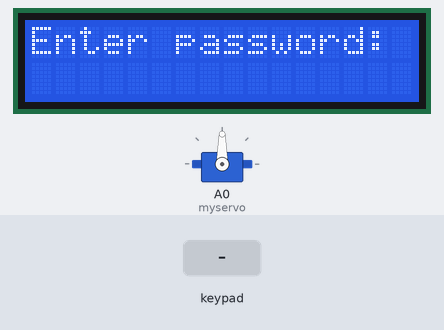
Recording of a sketch running on a simulated Arduino Uno, built with avr-gcc and run on an emulated ATmega328P. Shown: 16×2 character LCD, servo. Inputs (shaded band) come from the test bench. EEPROM starts erased.

Above: at 3.2 s.
3.3 s: keypad keys 1 3 1 0 9 8 pressed 0.4 s apart
At 7.0 s:
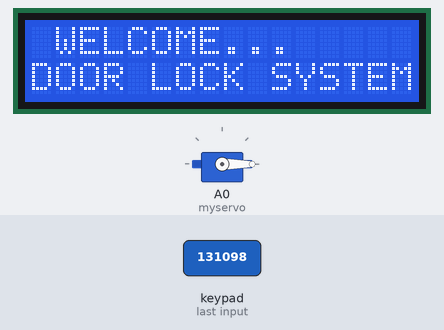
7.2 s: key 'A' pressed
10.2 s: key 'B' pressed
At 11.0 s:
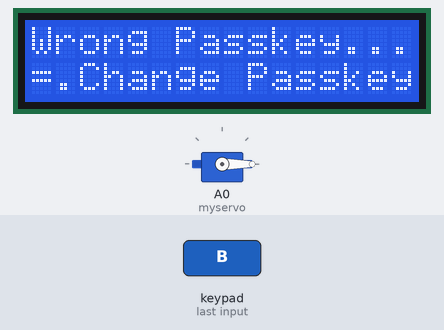
12.0 s: keypad keys 1 3 9 7 2 2 # pressed 0.4 s apart
At 16.2 s:
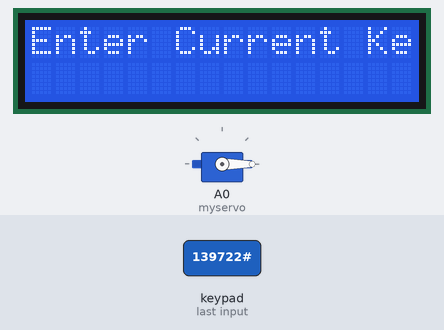
16.5 s: keypad keys 1 3 1 0 9 8 D pressed 0.4 s apart
At 18.7 s:
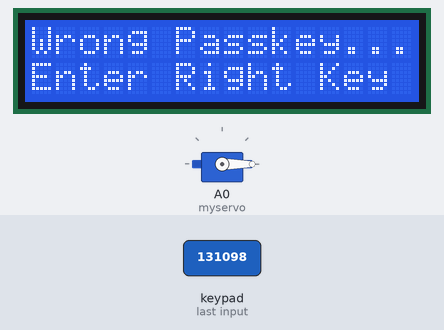
20.9 s: key 'C' pressed
At 22.1 s:
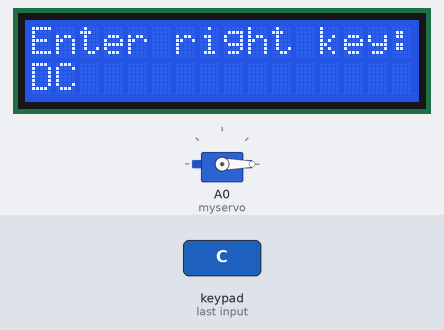
Timing chart, 0 to 23.6 s (numbered marks = the images above; inputs shaded):
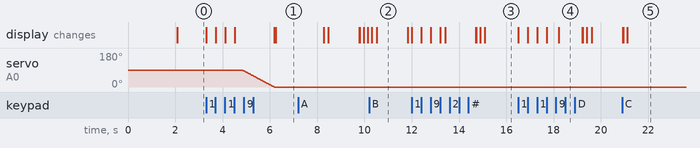

Measured:
- after the input at 3.3 s, servo on A0 (myservo): moves from 90° to 0° over 1.4 s, starting after 1.5 s; the display: first changes at once (image 1 shows a later state)
- after the input at 10.2 s, the display: first changes after 0.12 s (image 2 shows a later state)
- after the input at 12.0 s, the display: first changes at once (image 3 shows a later state)
- after the input at 16.5 s, the display: first changes at once (image 4 shows a later state)
- after the input at 20.9 s, the display: first differs from a run without the input after 0.21 s (image 5)
- what the display in image 2 shows lasts 1.3 s, from 10.5 s to 11.8 s

The sketch:

passwordbased_door_lock_system.ino
```cpp
#include<Keypad.h>
#include<LiquidCrystal.h>
#include<EEPROM.h>
#include <Servo.h>

Servo myservo;

int pos = 0;

LiquidCrystal lcd(11, 12, 2, 3, 4, 5);
char password[100];
char pass[100], pass1[100];
int i = 0;
char customKey = 0;
const byte ROWS = 4;
const byte COLS = 4;
char hexaKeys[ROWS][COLS] = {
  {'1', '2', '3', 'A'},
  {'4', '5', '6', 'B'},
  {'7', '8', '9', 'C'},
  {'*', '0', '#', 'D'}
};
byte rowPins[ROWS] = {13, 10, 9, 8};
byte colPins[COLS] = {7, 6, 1, 0};

Keypad customKeypad = Keypad( makeKeymap(hexaKeys), rowPins, colPins, ROWS, COLS);

void setup()
{
  lcd.begin(16, 2);
  lcd.print(" WELCOME... ");
  lcd.setCursor(0, 1);
  lcd.print("DOOR LOCK SYSTEM");
  delay(2000);
  lcd.clear();
  lcd.print("Enter password:");
  lcd.setCursor(0, 1);
  for (int j = 0; j < 4; j++)
    EEPROM.write(j, j + 49);
  for (int j = 0; j < 4; j++)
    pass[j] = EEPROM.read(j);
  myservo.attach(A0);
}

void loop()
{


  customKey = customKeypad.getKey();

  if (customKey == '#')
  {
    change();
  }

  if (customKey == '0')
  {
    lock();
  }

  if (customKey)
  {
      if (customKey == '*')
      {
        password[i--] = customKey;
        lcd.setCursor(i, 1);
        customKey = customKeypad.getKey();
        //if(customKey=='1' || customKey=='2' || customKey=='3' || customKey=='4' ) { lcd.print(customKey);   }
         if(customKey)
         {
          lcd.print(customKey);
         }

      }
      else
      {
         password[i++] = customKey;
         lcd.print(customKey);

      }

  }

  if (i == 4)
  {

    delay(200);
    for (int j = 0; j < 4; j++)
      pass[j] = EEPROM.read(j);
    if (!(strncmp(password, pass, 4)))
    {
      lcd.clear();
      lcd.print("Passkey Correct");
      delay(300);

      for (pos = 0; pos <= 180; pos += 1) {

        myservo.write(pos);
        delay(15);
      }
      lcd.clear();
      lcd.setCursor(0, 1);
      lcd.print("PRESS # TO CHANGE PASSWORD.");
      for (int PositionCount = 0; PositionCount < 70; PositionCount++)
      {
        lcd.scrollDisplayLeft();
        delay(60);
      }
      delay(500);
      lcd.clear();
      lcd.print("Enter Passkey:");
      lcd.setCursor(0, 1);
      i = 0;
    }
    else
    {
      lcd.clear();
      lcd.print("Wrong Passkey...");
      lcd.setCursor(0, 1);
      lcd.print("=.Change Passkey");
      delay(1300);
      lcd.clear();
      lcd.print("Enter right key:");
      lcd.setCursor(0, 1);
      i = 0;
    }
  }


}
void change()
{
  int j = 0;
  lcd.clear();
  lcd.print("Enter Current Key");
  lcd.setCursor(0, 1);
  while (j < 4)
  {
    char key = customKeypad.getKey();
    if (key)
    {
       if (key == '*')
      {
        pass1[j--] = key;
        lcd.setCursor(j, 1);
        key = customKeypad.getKey();
       // if(key=='1' || key=='2' || key=='3' || key=='4' ) {  lcd.print(key);    }
        if(key)
        {
          lcd.print(key);
        }

      }
      else
      {

         pass1[j++] = key;
         lcd.print(key);

      }
    }
    key = 0;


  }
  delay(500);
  if ((strncmp(pass1, pass, 4)))
  {
    lcd.clear();
    lcd.print("Wrong Passkey...");
    lcd.setCursor(0, 1);
    lcd.print("Enter Right Key");
    delay(1000);
  }
  else
  {
    j = 0;
    lcd.clear();
    lcd.print("Enter New Key:");
    lcd.setCursor(0, 1);
    while (j < 4)
    {
      char key = customKeypad.getKey();
      if (key)
      {
        if (key == '*')
        {
          pass[j--] = key;
          lcd.setCursor(j, 1);
          key = customKeypad.getKey();
          //if(key=='1' || key=='2' || key=='3' || key=='4' ) { lcd.print(customKey);  }
          if(key)
          {
          lcd.print(key);
          }

        }
        else
        {

         pass[j] = key;
         lcd.print(key);
         EEPROM.write(j, key);
         j++;


        }
      }

    }
    lcd.print(" Done...");
    delay(1000);
  }
  lcd.clear();
  lcd.print("Enter your key:");
  lcd.setCursor(0, 1);
  customKey = 0;
}

void lock()
{
      lcd.clear();
      lcd.print("Lock the door");
      delay(300);

      for (pos = 90; pos>=0; pos -= 1) {

        myservo.write(pos);
        delay(15);
      }
      lcd.clear();
      lcd.setCursor(0, 1);
      setup();
}
```
